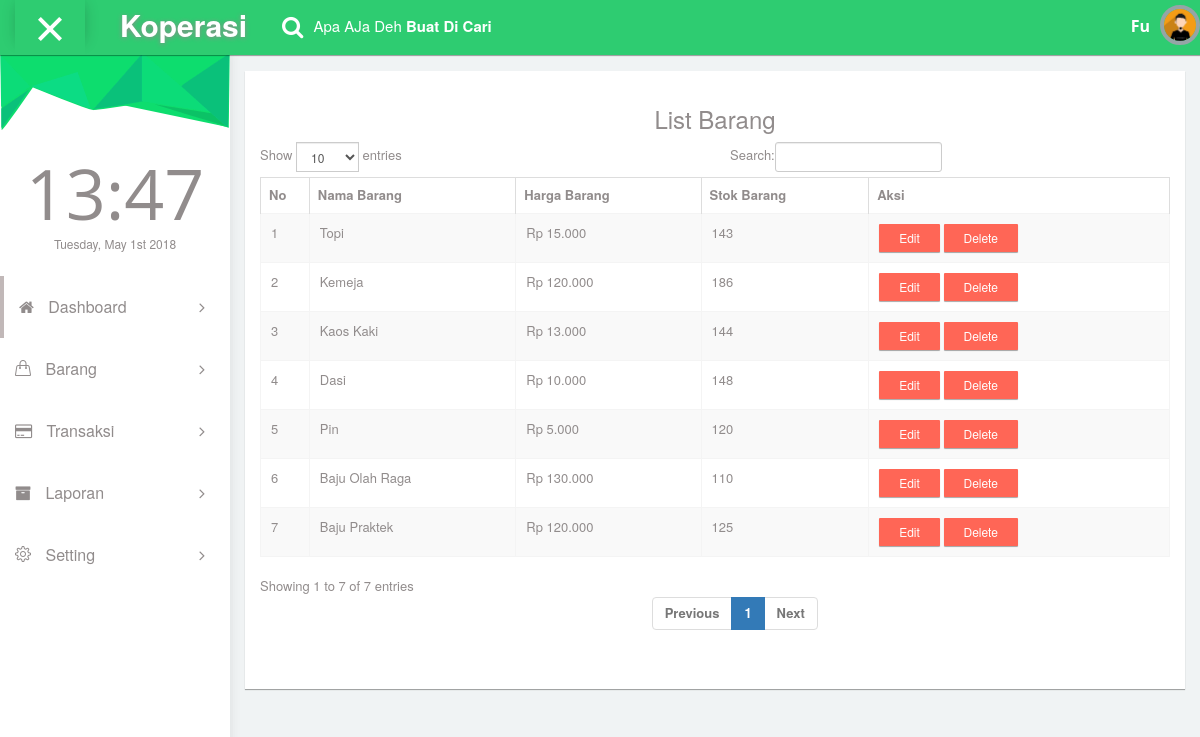
Screenshot of /Admin/list-barang.php (signed in) with the database file from the repository.
### tables this page shows
CREATE TABLE `barang` (
  `id_barang` int(30) NOT NULL,
  `nama_barang` varchar(30) NOT NULL,
  `stok` int(30) NOT NULL,
  `harga` varchar(30) NOT NULL
);

### Admin/list-barang.php (the view, shortened to what this page needs)
<?php
require_once("koneksi.php");
$muncul = mysqli_query($koneksi,"SELECT * FROM admin");
$data = mysqli_fetch_array($muncul);
?>
<!DOCTYPE html>
<html lang="en">
<head>
    <link rel="stylesheet" type="text/css" href="asset/css/bootstrap.min.css">
      <link rel="stylesheet" type="text/css" href="asset/css/plugins/font-awesome.min.css"/>
      <link rel="stylesheet" type="text/css" href="asset/css/plugins/simple-line-icons.css"/>
      <link rel="stylesheet" type="text/css" href="asset/css/plugins/animate.min.css"/>
      <link rel="stylesheet" type="text/css" href="asset/css/plugins/fullcalendar.min.css"/>
	<link href="asset/css/style.css" rel="stylesheet">
  </head>
 <body id="mimin" class="dashboard">
        <nav class="navbar navbar-default header navbar-fixed-top">
          <div class="col-md-12 nav-wrapper">
            <div class="navbar-header" style="width:100%;">
              <div class="opener-left-menu is-open">
                <span class="bottom"></span>
              </div>
                <a href="index.php" class="navbar-brand">
                 <b>Koperasi</b>
                </a>
              <ul class="nav navbar-nav search-nav">
                <li>
                   <div class="search">
                    <span class="fa fa-search icon-search" style="font-size:23px;"></span>
                    <div class="form-group form-animate-text">
                      <input type="text" class="form-text" required>
                      <label class="label-search">Apa AJa Deh <b>Buat Di Cari</b> </label>
                    </div>
                  </div>
                </li>
              </ul>
              <ul class="nav navbar-nav navbar-right user-nav">
                <li class="user-name"><span><?php echo $data['nama'];?></span></li>
                  <li class="dropdown avatar-dropdown">
                   <img src="asset/img/avatar.jpg" class="img-circle avatar" alt="user name" data-toggle="dropdown" aria-haspopup="true" aria-expanded="true"/>
                </li>
              </ul>
            </div>
          </div>
        </nav>
      <div class="container-fluid mimin-wrapper">
           <div id="left-menu">
              <div class="sub-left-menu scroll">
                <ul class="nav nav-list">
                     <ul class="nav nav-list">
                    <li><div class="left-bg"></div></li>
                    <li class="time">
                      <h1 class="animated fadeInLeft">21:00</h1>
                      <p class="animated fadeInRight">Sat,October 1st 2029</p>
                    </li>
                    <li class="active ripple">
                      <a class="tree-toggle nav-header"><span class="fa-home fa"></span> Dashboard
                        <span class="fa-angle-right fa right-arrow text-right"></span>
                      </a>
                    </li>
                    <li class="ripple"><a class="tree-toggle nav-header">
                    <span class="icons icon-handbag"></span> Barang
                    <span class="fa-angle-right fa right-arrow text-right"></span> </a>
                    </li>
                    <li class="ripple">
                      <a class="tree-toggle nav-header">
                        <span class="fa-credit-card fa"></span> Transaksi
                        <span class="fa-angle-right fa right-arrow text-right"></span>
                      </a>
                    </li>
                    <li class="ripple"><a class="tree-toggle nav-header">
                    <span class="fa fa-archive"></span> Laporan
                    <span class="fa-angle-right fa right-arrow text-right"></span> </a>
                    </li>
                    <li class="ripple">
                      <a class="tree-toggle nav-header">
                        <span class="icons icon-settings"></span> Setting
                        <span class="fa-angle-right fa right-arrow text-right"></span>
                      </a>
                    </li>
                     <li class="ripple">
                      <a class="tree-toggle nav-header">
                      </a>
                    </li>
                  </ul>
                </div>
            </div>
          <div id="content">
           <div class="col-md-12 top-20 padding-0">
              <div class="col-md-12">
                <div class="panel">
                  <div class="panel-body">
                  <div class="col-md-12 padding-0" style="padding-bottom:20px;">
                    <h3 class="head text-center">
                       List Barang
                    </h3>
                    <p class="narrow text-center">
                      <div class="responsive-table">
                      <table id="datatables-example" class="table table-striped table-bordered" width="100%" cellspacing="0">
                      <thead>
                        <tr>
                          <th>No</th>
                          <th>Nama Barang</th>
                          <th>Harga Barang</th>
                          <th>Stok Barang</th>
                          <th>Aksi</th>
                        </tr>
                      </thead>
                      <tbody>
                       <?php
                    $nomor = 1;
                    $jijo = mysqli_query($koneksi,"SELECT * FROM barang ORDER BY id_barang ASC");
                    while ($ahay = mysqli_fetch_array($jijo)){?>
                        <tr>
                          <td><?php echo $nomor ?></td>
                          <td><?php echo $ahay['nama_barang']; ?></td>
                          <td><?php echo "Rp ".number_format((double)$ahay['harga'],0,',','.').""; ?></td>
                          <td><?php echo $ahay['stok']; ?></td>
                          <td><a href="edit-barang.php?id=<?php echo $ahay['id_barang']; ?>" class="btn btn-sm btn-danger">Edit</a>
                              <a href="delete-barang.php?kode=<?php echo $ahay['id_barang']; ?>" class="btn btn-sm btn-danger">Delete</a></td>
                        </tr>
                    <?php $nomor++ ?>
                    <?php } ?>
                      </tbody>
                        </table>
                      </div>
                </div>
              </div>
            </div>
          </div>
                </div>
     </div>
  </body>
</html>

### rows the page displays
barang: nama_barang "Topi", harga "15.000", stok "143"
barang: nama_barang "Kemeja", harga "120.000", stok "186"
barang: nama_barang "Kaos Kaki", harga "13.000", stok "144"
barang: nama_barang "Dasi", harga "10.000", stok "148"
barang: nama_barang "Pin", harga "5.000", stok "120"
barang: nama_barang "Baju Olah Raga", harga "130.000", stok "110"
barang: nama_barang "Baju Praktek", harga "120.000", stok "125"

### other values shown
$data['nama'] "Fu"
